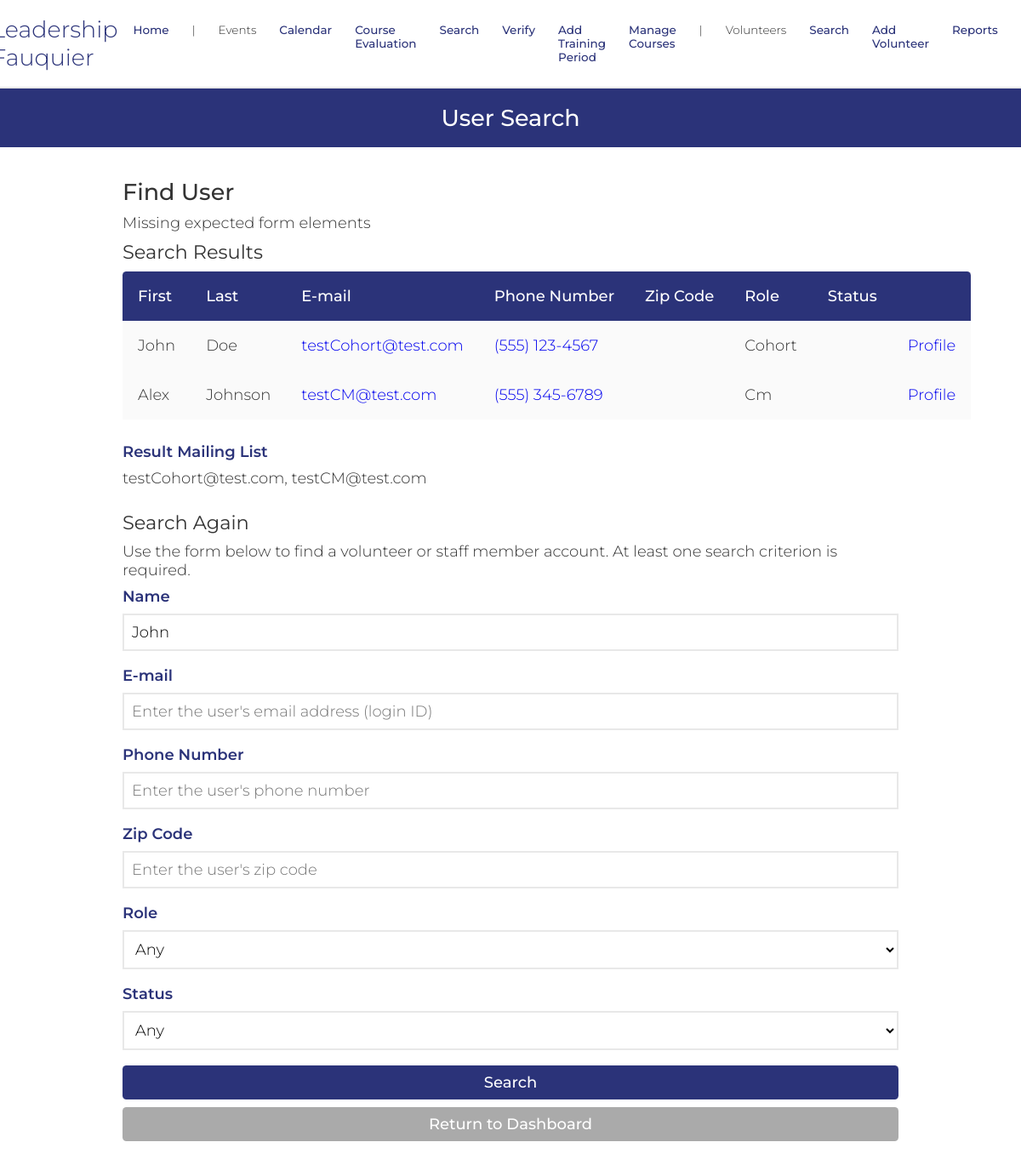
The page /personSearch.php?name=John (signed in) on the database its author committed.
### tables this page shows
CREATE TABLE `dbPersons` (
  `id` varchar(256) NOT NULL,
  `start_date` text DEFAULT NULL,
  `venue` text DEFAULT NULL,
  `first_name` text NOT NULL,
  `last_name` text DEFAULT NULL,
  `address` text DEFAULT NULL,
  `city` text DEFAULT NULL,
  `state` varchar(2) DEFAULT NULL,
  `zip` text DEFAULT NULL,
  `phone1` varchar(12) NOT NULL,
  `phone1type` text DEFAULT NULL,
  `phone2` varchar(12) DEFAULT NULL,
  `phone2type` text DEFAULT NULL,
  `birthday` text DEFAULT NULL,
  `email` text DEFAULT NULL,
  `shirt_size` varchar(3) DEFAULT NULL,
  `computer` varchar(3) DEFAULT NULL,
  `camera` varchar(3) NOT NULL,
  `transportation` varchar(3) NOT NULL,
  `contact_name` text NOT NULL,
  `contact_num` varchar(12) NOT NULL,
  `relation` text NOT NULL,
  `contact_time` text NOT NULL,
  `cMethod` text DEFAULT NULL,
  `position` text DEFAULT NULL,  
  `credithours` text DEFAULT NULL,
  `howdidyouhear` text DEFAULT NULL,
  `commitment` text DEFAULT NULL,
  `motivation` text DEFAULT NULL,
  `specialties` text DEFAULT NULL,
  `convictions` text DEFAULT NULL,
  `type` text DEFAULT NULL,
  `status` text DEFAULT NULL,
  `completedTraining` varchar(100) NOT NULL DEFAULT 'False',
  `availability` text DEFAULT NULL,
  `schedule` text DEFAULT NULL,
  `hours` text DEFAULT NULL,
  `notes` text DEFAULT NULL,
  `password` text DEFAULT NULL,
  `sundays_start` char(5) DEFAULT NULL,
  `sundays_end` char(5) DEFAULT NULL,
  `mondays_start` char(5) DEFAULT NULL,
  `mondays_end` char(5) DEFAULT NULL,
  `tuesdays_start` char(5) DEFAULT NULL,
  `tuesdays_end` char(5) DEFAULT NULL,
  `wednesdays_start` char(5) DEFAULT NULL,
  `wednesdays_end` char(5) DEFAULT NULL,
  `thursdays_start` char(5) DEFAULT NULL,
  `thursdays_end` char(5) DEFAULT NULL,
  `fridays_start` char(5) DEFAULT NULL,
  `fridays_end` char(5) DEFAULT NULL,
  `saturdays_start` char(5) DEFAULT NULL,
  `saturdays_end` char(5) DEFAULT NULL,
  `profile_pic` text NOT NULL,
  `force_password_change` tinyint(1) NOT NULL,
  `gender` varchar(6) NOT NULL
);

### include/input-validation.php (called while the page is built, shortened)
<?php
    function _sanitize($connection, $input) {
        $input = trim($input);
        $input = mysqli_real_escape_string($connection, $input);
        $input = htmlspecialchars($input);
        return $input;
    }
    function sanitize($input, $ignoreList=null) {
        $sanitized = [];
        $connection = connect();
        if ($ignoreList) {
            foreach ($input as $key => $value) {
                if (in_array($key, $ignoreList)) {
                    $sanitized[$key] = $value;
                } else {
                    $sanitized[$key] = _sanitize($connection, $value);
                }
            }
        } else {
            foreach ($input as $key => $value) {
                $sanitized[$key] = _sanitize($connection, $value);
            }
        }
        return $sanitized;
    }
    function wereRequiredFieldsSubmitted($args, $fieldsRequired, $blankOkay=true) {
        foreach ($fieldsRequired as $field) {
            if (!isset($args[$field]) || (!$args[$field] && !$blankOkay)) {
                return false;
            }
        }
        return true;
    }
    function valueConstrainedTo($value, $values) {
        return in_array($value, $values);
    }
?>

### database/dbPersons.php (called while the page is built, shortened)
<?php
include_once(dirname(__FILE__).'/../domain/Person.php');
function make_a_person($result_row) {
    return $thePerson;
}
function find_users($name, $id, $phone, $zip, $type, $status) {
    $where = 'where ';
    if ($name) {
        if (strpos($name, ' ')) {
            $name = explode(' ', $name, 2);
            $first = $name[0];
            $last = $name[1];
            $where .= "first_name like '%$first%' and last_name like '%$last%'";
        } else {
            $where .= "(first_name like '%$name%' or last_name like '%$name%')";
        }
    }
    $query = "select * from dbPersons $where order by last_name, first_name";
    $connection = connect();
    $result = mysqli_query($connection, $query);
    $raw = mysqli_fetch_all($result, MYSQLI_ASSOC);
    $persons = [];
    foreach ($raw as $row) {
        $persons []= make_a_person($row);
    }
    return $persons;
}

### domain/Person.php (called while the page is built, shortened)
<?php
$accessLevelsByRole = [
	'volunteer' => 1,
	'trainer' => 2,
	'admin' => 3,
	'applicant' => 1,
    'cm' => 3,
    'cohort' => 1
];
class Person {
	private $id;
	private $first_name;
	private $last_name;
	private $phone1;
	private $email;
	private $type;
	function __construct($f, $l, $v, $a, $c, $s, $z, $pp, $p1, $p1t, $p2, $p2t, $e, $ts,
                     $comp, $cam, $tran, $cn, $cpn, $rel, $ct, $t, $st, $cntm, $pos,
                     $credithours, $comm, $mot, $spe, $convictions, $av, $sch, $hrs,
                     $bd, $sd, $hdyh, $notes, $pass, $suns, $sune, $mons, $mone, $tues,
                     $tuee, $weds, $wede, $thus, $thue, $fris, $frie, $sats, $sate,
                     $mcp, $gender)  {
		$this->id = $e;
		$this->first_name = $f;
		$this->last_name = $l;
		$this->phone1 = $p1;
		$this->email = $e;
		 global $accessLevelsByRole;
    if (trim($t) !== "") {
        $roleArray = explode(',', $t);
        $this->type = [];
        $maxAccess = 0;
        foreach ($roleArray as $role) {
            $role = strtolower(trim($role));
            $this->type[] = $role;
            if (isset($accessLevelsByRole[$role])) {
                $maxAccess = max($maxAccess, $accessLevelsByRole[$role]);
            }
        }
    } else {
        $this->type = [];
    }
	}
	function get_id() {
		return $this->id;
	}
	function get_first_name() {
		return $this->first_name;
	}
	function get_last_name() {
		return $this->last_name;
	}
	function get_phone1() {
		return $this->phone1;
	}
	function get_email() {
		return $this->email;
	}
	function get_type() {
		return $this->type;
	}
}

### include/output.php (called while the page is built, shortened)
<?php
    function hsc($input) {
        return htmlspecialchars($input);
    }
    function formatPhoneNumber($number) {
        $str = '(' . substr($number, 0, 3) . ') ' . substr($number, 3, 3) . '-' . substr($number, 6, 4);
        return hsc($str);
    }

### personSearch.php (the view, shortened to what this page needs)
<!DOCTYPE html>
<html>
    <head>
        <?php require_once('universal.inc') ?>
    </head>
    <body>
        <?php require_once('header.php') ?>
        <h1>User Search</h1>
        <form id="person-search" class="general" method="get">
            <h2>Find User</h2>
            <?php
                if (isset($_GET['name'])) {
                    require_once('include/input-validation.php');
                    require_once('database/dbPersons.php');
                    $args = sanitize($_GET);
                    $required = ['name', 'id', 'phone', 'zip', 'role', 'status'];
                    if (!wereRequiredFieldsSubmitted($args, $required, true)) {
                        echo 'Missing expected form elements';
                    }
                    $name = $args['name'];
                    $id = $args['id'];
                    $phone = preg_replace("/[^0-9]/", "", $args['phone']);
					$zip = $args['zip'];
                    $role = $args['role'];
                    $status = $args['status'];
                    if (!($name || $id || $phone || $zip || $role || $status)) {
                        echo '<div class="error-toast">At least one search criterion is required.</div>';
                    } else if (!valueConstrainedTo($role, ['admin', 'superadmin', 'volunteer', ''])) {
                        echo '<div class="error-toast">The system did not understand your request.</div>';
                    } else if (!valueConstrainedTo($status, ['Active', 'Inactive', ''])) {
                        echo '<div class="error-toast">The system did not understand your request.</div>';
                    } else {
                        echo "<h3>Search Results</h3>";
                        $persons = find_users($name, $id, $phone, $zip, $role, $status);
                        require_once('include/output.php');
                        if (count($persons) > 0) {
                            echo '
                            <div class="table-wrapper">
                                <table class="general">
                                    <thead>
                                        <tr>
                                            <th>First</th>
                                            <th>Last</th>
                                            <th>E-mail</th>
                                            <th>Phone Number</th>
											<th>Zip Code</th>
                                            <th>Role</th>
                                            <th>Status</th>
                                            <th></th>
                                        </tr>
                                    </thead>
                                    <tbody class="standout">';
                            $mailingList = '';
                            $notFirst = false;
                            foreach ($persons as $person) {
                                if ($notFirst) {
                                    $mailingList .= ', ';
                                } else {
                                    $notFirst = true;
                                }
                                $mailingList .= $person->get_email();
                                echo '
                                        <tr>
                                            <td>' . $person->get_first_name() . '</td>
                                            <td>' . $person->get_last_name() . '</td>
                                            <td><a href="mailto:' . $person->get_id() . '">' . $person->get_id() . '</a></td>
                                            <td><a href="tel:' . $person->get_phone1() . '">' . formatPhoneNumber($person->get_phone1()) .  '</td>
											<td>' . $person->get_zip() . '</td>
                                            <td>' . ucfirst($person->get_type()[0]) . '</td>
                                            <td>' . ucfirst($person->get_status()) . '</td>
                                            <td><a href="viewProfile.php?id=' . $person->get_id() . '">Profile</a></td>
                                        </a></tr>';
                            }
                            echo '
                                    </tbody>
                                </table>
                            </div>';
                            echo '
                            <label>Result Mailing List</label>
                            <p>' . $mailingList . '</p>
                            ';
                        } else {
                            echo '<div class="error-toast">Your search returned no results.</div>';
                        }
                    }
                    echo '<h3>Search Again</h3>';
                }
            ?>
            <p>Use the form below to find a volunteer or staff member account. At least one search criterion is required.</p>
            <label for="name">Name</label>
            <input type="text" id="name" name="name" value="<?php if (isset($name)) echo htmlspecialchars($_GET['name']) ?>" placeholder="Enter the user's first and/or last name">
            <label for="id">E-mail</label>
            <input type="text" id="id" name="id" value="<?php if (isset($id)) echo htmlspecialchars($_GET['id']) ?>" placeholder="Enter the user's email address (login ID)">
            <label for="phone">Phone Number</label>
            <input type="tel" id="phone" name="phone" value="<?php if (isset($phone)) echo htmlspecialchars($_GET['phone']) ?>" placeholder="Enter the user's phone number">
            <label for="zip">Zip Code</label>
			<input type="text" id="zip" name="zip" value="<?php if (isset($zip)) echo htmlspecialchars($_GET['zip']) ?>" placeholder="Enter the user's zip code">
			<label for="role">Role</label>
            <select id="role" name="role">
                <option value="">Any</option>
            </select>
            <label for="status">Status</label>
            <select id="status" name="status">
                <option value="">Any</option>
            </select>
            <input type="submit" value="Search">
            <a class="button cancel" href="index.php">Return to Dashboard</a>
        </form>
    </body>
</html>

### css/base.css (style rules this page uses)
html, body, header, main, footer, div, span, p, h1, h2, h3, h4, h5, h6, ul, ol, li, input, select, textarea, form, section, label, table, td, tr, th, form, fieldset, em, button, a { padding: 0; margin: 0; font-size: inherit; font-family: inherit; font-weight: inherit; text-decoration: none; font-style: normal; box-sizing: border-box; text-align: left; list-style-type: none; border-spacing: 0; }
:root { --page-background-color: #ffffff; --page-font-color: #333333; --inactive-font-color: #d0d0d0; --inactive-background-color: #f0f0f0; --standout-background: #fafafa; --happy-toast-background-color: #1a7024; --happy-toast-font-color: white; --info-toast-background-color: #2f2f2f; --info-toast-font-color: white; --error-toast-background-color: #701a1a; --error-toast-font-color: white; --shadow-and-border-color: #e8e8e8; --main-color: #2B3379; --accent-color: #31763f; --secondary-accent-color: #f6a4b5; --calendar-event-color: #808080; --calendar-event-color-hover: var(--main-color); --calendar-today-border: 2px solid var(--secondary-accent-color); --button-font-color: white; --button-padding: 0.5rem 1.5rem; --button-border-radius: 0.25rem; --standard-border: 1px solid #333333; --light-border: 1px solid var(--shadow-and-border-color); --text-field-border: 2px solid #e8e8e8; --cancel-button-background-color: #aaa; --error-color: red; font-size: 18px; font-family: Montserrat; font-weight: 300; }
body { background-color: var(--page-background-color); color: var(--page-font-color); font-family: Montserrat; }
input[type=text], input[type=password], input[type=date], input[type=email], input[type=number], input[type=tel], select, textarea, .pseudo-input, .pseudo-input-disabled { border: var(--text-field-border); border-radius: 0; padding: 0.5rem; width: 100%; background-color: var(--page-background-color); margin-bottom: 0.5rem; }
input[type=submit], button, .button { color: var(--button-font-color); background-color: var(--main-color); padding: var(--button-padding); border: none; border-radius: var(--button-border-radius); font-weight: 500; width: 100%; transition: background-color .3s; cursor: pointer; text-align: center; }
label { color: var(--main-color); font-weight: 600; width: 100%; text-align: left; }
h1 { font-size: 1.5rem; font-weight: 500; margin-bottom: 2rem; background-color: var(--main-color); color: var(--page-background-color); width: 100%; text-align: center; padding: 1rem; }
h2 { font-size: 1.5rem; font-weight: 500; }
h3 { font-size: 1.25rem; font-weight: 400; }
h3:not(:first-of-type) { margin-top: 1rem; }
.button { display: inline-block; }
button.cancel, a.cancel { background-color: var(--cancel-button-background-color); }
main.general, form.general { margin: 1rem; display: flex; flex-direction: column; gap: 0.5rem; }
table.general { width: 100%; padding-bottom: 1rem; }
table.general th:first-of-type { border-top-left-radius: .25rem; }
table.general th:last-of-type { border-top-right-radius: .25rem; }
table.general th { background-color: var(--main-color); color: var(--button-font-color); font-weight: 500; }
table.general th, table.general td { padding: 1rem; white-space: nowrap; }
.standout { border-bottom: 3px solid var(--shadow-and-border-color); padding: 1rem; background-color: var(--standout-background); }
@media only screen and (min-width: 1024px) { main.general, form.general { margin: 0rem 8rem 4rem 8rem; } }
div { display: block; }

### rows shown on the page
dbpersons: first_name "John", last_name "Doe", id "testCohort@test.com", phone1 "(555) 123-4567", type "Cohort"
dbpersons: first_name "Alex", last_name "Johnson", id "testCM@test.com", phone1 "(555) 345-6789", type "Cm"

### other values the page prints
$mailingList "testCohort@test.com, testCM@test.com"
